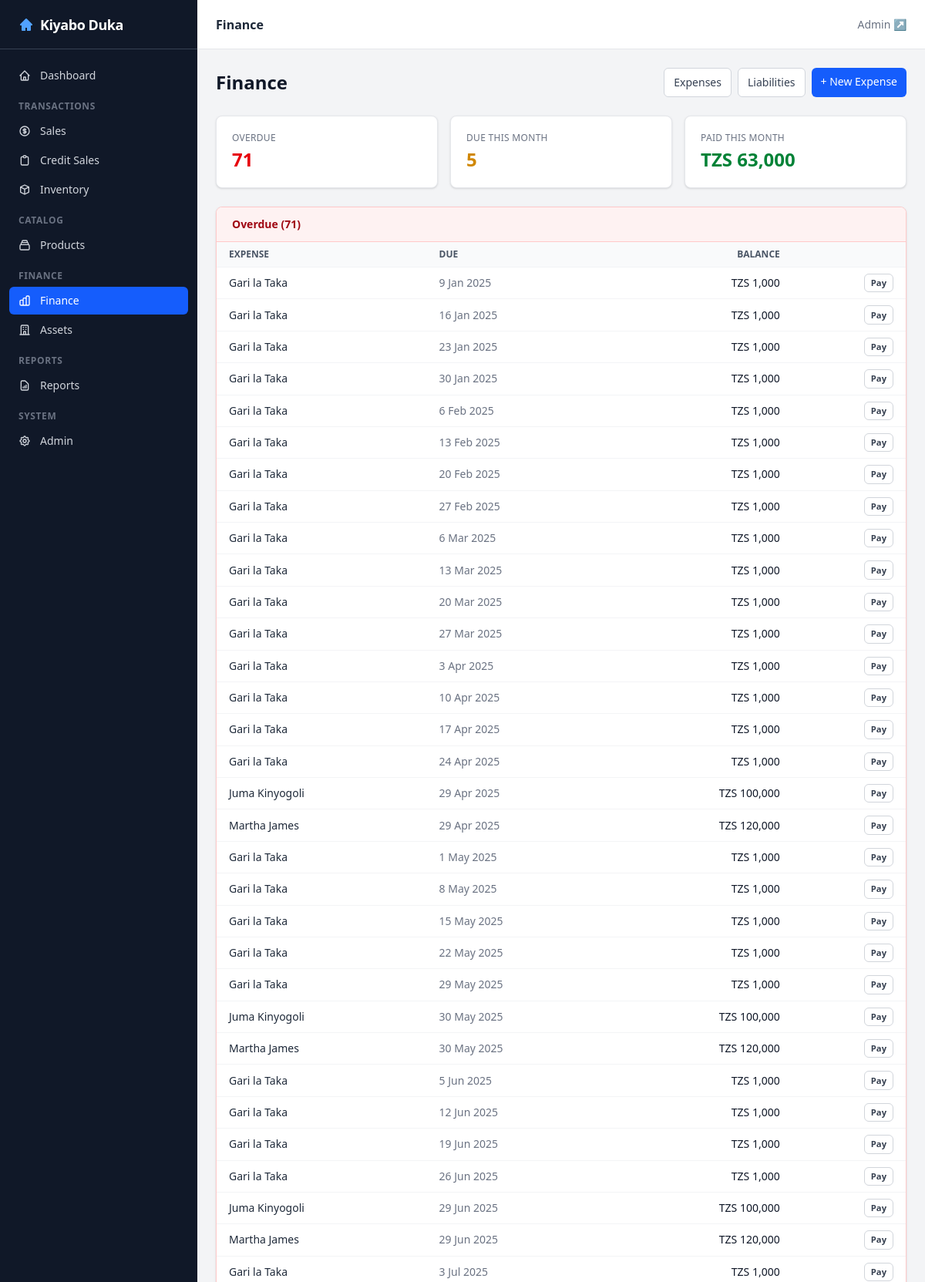
/finance/ (upper part), run on the app's committed database.
### finance/models.py (models this page shows, shortened)
class PaymentObligation(TimestampedModel):
    OBLIGATION_TYPES = [('EXPENSE', 'Expense'), ('LIABILITY', 'Liability')]
    STATUS_CHOICES = [
        ('PENDING', 'Pending'),
        ('PARTIAL', 'Partially Paid'),
        ('PAID', 'Paid'),
        ('OVERDUE', 'Overdue'),
    ]
    expense_item = models.ForeignKey(ExpenseItem, on_delete=models.SET_NULL,
                                      null=True, blank=True, related_name='obligations')
    liability_item = models.ForeignKey('LiabilityItem', on_delete=models.SET_NULL,
                                        null=True, blank=True, related_name='obligations')
    obligation_type = models.CharField(max_length=50, choices=OBLIGATION_TYPES)
    obligation_date = models.DateField()
    due_date = models.DateField()
    amount_due = models.DecimalField(max_digits=15, decimal_places=2)
    prepayment_applied = models.DecimalField(max_digits=15, decimal_places=2, default=0)
    amount_paid = models.DecimalField(max_digits=15, decimal_places=2, default=0)
    description = models.TextField(blank=True)
    class Meta:
        ordering = ['due_date']
    @property
    def balance(self):
        return self.amount_due - self.prepayment_applied - self.amount_paid
    @property
    def payment_status(self):
        if self.balance <= 0:
            return 'PAID'
        elif self.amount_paid > 0 or self.prepayment_applied > 0:
            return 'PARTIAL'
        elif self.due_date < timezone.now().date():
            return 'OVERDUE'
        return 'PENDING'

class ExpenseItem(TimestampedModel):
    expense_type = models.ForeignKey(ExpenseType, on_delete=models.PROTECT, related_name='items')
    name = models.CharField(max_length=255)
    description = models.TextField(blank=True)
    start_date = models.DateField()
    end_date = models.DateField(null=True, blank=True)
    is_active = models.BooleanField(default=True)
    class Meta:
        ordering = ['expense_type__name', 'name']

### finance/views.py (the view)
# urls.py: path('', views.index, name='index'),
def index(request):
    auto_generate_obligations()
    today = timezone.now().date()
    month_start = today.replace(day=1)
    obligations = PaymentObligation.objects.select_related(
        'expense_item__expense_type', 'liability_item'
    ).order_by('due_date')
    overdue = [o for o in obligations if o.payment_status == 'OVERDUE']
    due_this_month = [o for o in obligations if o.payment_status in ('PENDING', 'PARTIAL') and o.due_date >= today and o.due_date.month == today.month and o.due_date.year == today.year]
    upcoming = [o for o in obligations if o.payment_status in ('PENDING', 'PARTIAL') and o.due_date > today and not (o.due_date.month == today.month and o.due_date.year == today.year)]
    paid_this_month = Payment.objects.filter(
        payment_date__date__gte=month_start,
        payment_type='EXPENSE',
    ).aggregate(total=Coalesce(Sum('amount_paid'), Decimal('0')))['total']
    return render(request, 'finance/index.html', {
        'overdue': overdue,
        'due_this_month': due_this_month,
        'upcoming': upcoming,
        'paid_this_month': paid_this_month,
    })

### finance/services.py (called while the page is built)
def auto_generate_obligations():
    today = date.today()
    if ObligationGeneratorLog.objects.filter(last_run_date=today).exists():
        return
    _run_generation(today, months_ahead=2)
    ObligationGeneratorLog.objects.get_or_create(last_run_date=today)

### templates/finance/index.html (shortened to what this page needs)
{% extends 'base.html' %}
{% load humanize %}
{% block page_title %}<h1 class="text-base font-semibold text-gray-800">Finance</h1>{% endblock %}
{% block content %}
<div class="flex items-center justify-between mb-6">
    <h1 class="text-2xl font-bold text-gray-900">Finance</h1>
    <div class="flex gap-2">
        <a href="{% url 'finance:expense_list' %}" class="px-3 py-2 text-sm font-medium text-gray-700 bg-white border border-gray-300 rounded-md hover:bg-gray-50">Expenses</a>
        <a href="{% url 'finance:liability_list' %}" class="px-3 py-2 text-sm font-medium text-gray-700 bg-white border border-gray-300 rounded-md hover:bg-gray-50">Liabilities</a>
        <a href="{% url 'finance:expense_create' %}" class="px-3 py-2 text-sm font-medium text-white bg-blue-600 rounded-md hover:bg-blue-700">+ New Expense</a>
    </div>
</div>
<div class="grid grid-cols-1 sm:grid-cols-3 gap-4 mb-6">
    <div class="bg-white rounded-lg shadow-sm border border-gray-200 p-5">
        <p class="text-xs text-gray-500 uppercase tracking-wide">Overdue</p>
        <p class="text-2xl font-bold text-red-600 tabular-nums mt-1">{{ overdue|length }}</p>
    </div>
    <div class="bg-white rounded-lg shadow-sm border border-gray-200 p-5">
        <p class="text-xs text-gray-500 uppercase tracking-wide">Due This Month</p>
        <p class="text-2xl font-bold text-yellow-600 tabular-nums mt-1">{{ due_this_month|length }}</p>
    </div>
    <div class="bg-white rounded-lg shadow-sm border border-gray-200 p-5">
        <p class="text-xs text-gray-500 uppercase tracking-wide">Paid This Month</p>
        <p class="text-2xl font-bold text-green-700 tabular-nums mt-1">TZS {{ paid_this_month|floatformat:0|intcomma }}</p>
    </div>
</div>
{% if overdue %}
<div class="bg-white rounded-lg shadow-sm border border-red-200 overflow-hidden mb-4">
    <div class="px-5 py-3 bg-red-50 border-b border-red-200">
        <h2 class="text-sm font-semibold text-red-800">Overdue ({{ overdue|length }})</h2>
    </div>
    <table class="min-w-full divide-y divide-gray-100 text-sm" id="overdue-table">
        <thead class="bg-gray-50">
            <tr>
                <th class="px-4 py-2 text-left text-xs font-semibold text-gray-600 uppercase">Expense</th>
                <th class="px-4 py-2 text-left text-xs font-semibold text-gray-600 uppercase">Due</th>
                <th class="px-4 py-2 text-right text-xs font-semibold text-gray-600 uppercase">Balance</th>
                <th class="px-4 py-2"></th>
            </tr>
        </thead>
        <tbody class="divide-y divide-gray-100">
            {% for o in overdue %}
            {% include 'finance/_obligation_row.html' %}
            {% endfor %}
        </tbody>
    </table>
</div>
{% endif %}
{% endblock %}

### templates/finance/_obligation_row.html
{% load humanize %}
<tr id="obligation-row-{{ o.pk }}">
    <td class="px-4 py-2 text-gray-800">
        {% if o.expense_item %}
        <a href="{% url 'finance:expense_detail' o.expense_item.pk %}" class="hover:text-blue-600">{{ o.expense_item.name }}</a>
        {% elif o.liability_item %}
        <a href="{% url 'finance:liability_detail' o.liability_item.pk %}" class="hover:text-blue-600">{{ o.liability_item.name }}</a>
        {% else %}—{% endif %}
    </td>
    <td class="px-4 py-2 text-gray-500">{{ o.due_date|date:"j M Y" }}</td>
    <td class="px-4 py-2 text-right tabular-nums font-medium text-gray-900">TZS {{ o.balance|floatformat:0|intcomma }}</td>
    <td class="px-4 py-2 text-right">
        {% if o.balance > 0 %}
        <button hx-get="{% url 'finance:obligation_pay' o.pk %}"
                hx-target="#obligation-row-{{ o.pk }}"
                hx-swap="outerHTML"
                class="nudge-btn text-blue-600 border-blue-200 hover:bg-blue-50">Pay</button>
        {% else %}
        <span class="text-xs text-green-600 font-medium">Paid</span>
        {% endif %}
    </td>
</tr>

### templates/base.html (style rules this page uses)
.nudge-btn { padding: 0.2rem 0.5rem; font-size: 0.7rem; font-weight: 600; border: 1px solid #d1d5db; border-radius: 0.375rem; color: #374151; background: white; cursor: pointer; transition: background 0.15s; white-space: nowrap; }

### data on the page
PaymentObligation: expense_item.name "Gari la Taka", due_date "9 Jan 2025", balance "1,000"
PaymentObligation: expense_item.name "Gari la Taka", due_date "16 Jan 2025", balance "1,000"
PaymentObligation: expense_item.name "Gari la Taka", due_date "23 Jan 2025", balance "1,000"
PaymentObligation: expense_item.name "Gari la Taka", due_date "30 Jan 2025", balance "1,000"
PaymentObligation: expense_item.name "Gari la Taka", due_date "6 Feb 2025", balance "1,000"
PaymentObligation: expense_item.name "Gari la Taka", due_date "13 Feb 2025", balance "1,000"
PaymentObligation: expense_item.name "Gari la Taka", due_date "20 Feb 2025", balance "1,000"
PaymentObligation: expense_item.name "Gari la Taka", due_date "27 Feb 2025", balance "1,000"
PaymentObligation: expense_item.name "Gari la Taka", due_date "6 Mar 2025", balance "1,000"
PaymentObligation: expense_item.name "Gari la Taka", due_date "13 Mar 2025", balance "1,000"
PaymentObligation: expense_item.name "Gari la Taka", due_date "20 Mar 2025", balance "1,000"
PaymentObligation: expense_item.name "Gari la Taka", due_date "27 Mar 2025", balance "1,000"
PaymentObligation: expense_item.name "Gari la Taka", due_date "3 Apr 2025", balance "1,000"
PaymentObligation: expense_item.name "Gari la Taka", due_date "10 Apr 2025", balance "1,000"
PaymentObligation: expense_item.name "Gari la Taka", due_date "17 Apr 2025", balance "1,000"
PaymentObligation: expense_item.name "Gari la Taka", due_date "24 Apr 2025", balance "1,000"
PaymentObligation: expense_item.name "Juma Kinyogoli", due_date "29 Apr 2025", balance "100,000"
PaymentObligation: expense_item.name "Martha James", due_date "29 Apr 2025", balance "120,000"
PaymentObligation: expense_item.name "Gari la Taka", due_date "1 May 2025", balance "1,000"
PaymentObligation: expense_item.name "Gari la Taka", due_date "8 May 2025", balance "1,000"
PaymentObligation: expense_item.name "Gari la Taka", due_date "15 May 2025", balance "1,000"
PaymentObligation: expense_item.name "Gari la Taka", due_date "22 May 2025", balance "1,000"
PaymentObligation: expense_item.name "Gari la Taka", due_date "29 May 2025", balance "1,000"
PaymentObligation: expense_item.name "Juma Kinyogoli", due_date "30 May 2025", balance "100,000"
PaymentObligation: expense_item.name "Martha James", due_date "30 May 2025", balance "120,000"
PaymentObligation: expense_item.name "Gari la Taka", due_date "5 Jun 2025", balance "1,000"
PaymentObligation: expense_item.name "Gari la Taka", due_date "12 Jun 2025", balance "1,000"
PaymentObligation: expense_item.name "Gari la Taka", due_date "19 Jun 2025", balance "1,000"
PaymentObligation: expense_item.name "Gari la Taka", due_date "26 Jun 2025", balance "1,000"
PaymentObligation: expense_item.name "Juma Kinyogoli", due_date "29 Jun 2025", balance "100,000"
PaymentObligation: expense_item.name "Martha James", due_date "29 Jun 2025", balance "120,000"
PaymentObligation: expense_item.name "Gari la Taka", due_date "3 Jul 2025", balance "1,000"

### other printed values
{{ overdue|length }} "71"
{{ due_this_month|length }} "5"
{{ paid_this_month|floatformat:0|intcomma }} "63,000"
